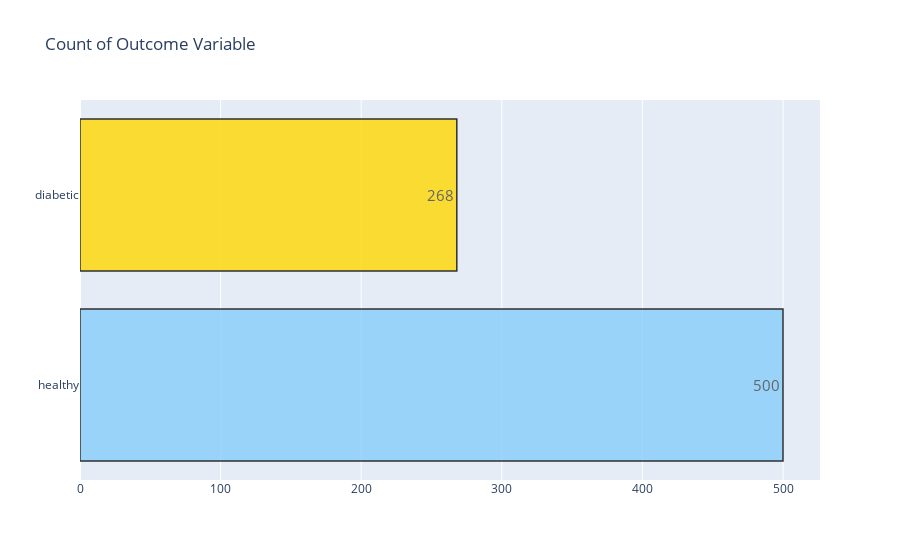
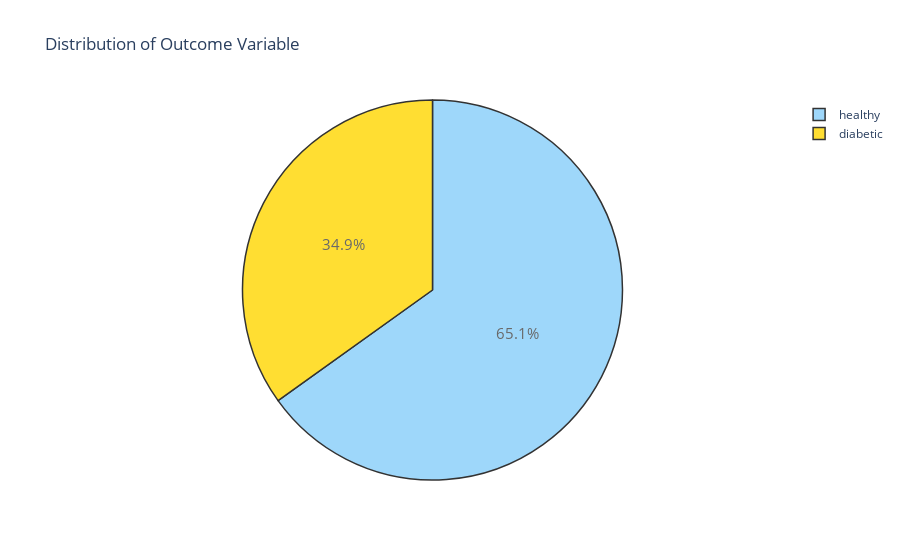

The cell these charts' notebook holds for them, in order:
### Code cell
target_count()
target_percent()

### Figure 1 — Plotly figure (JSON) as saved in the notebook; plotly's stock layout.template omitted (floating-point values rounded to 4 significant figures)
{"data": [{"marker": {"color": ["lightskyblue", "gold"], "line": {"color": "#000000", "width": 1.5}}, "opacity": 0.8, "orientation": "h", "text": ["500", "268"], "textfont": {"size": 15}, "textposition": "auto", "type": "bar", "x": [500, 268], "y": ["healthy", "diabetic"]}], "layout": {"title": {"text": "Count of Outcome Variable"}}}

### Figure 2 — Plotly figure (JSON) as saved in the notebook; plotly's stock layout.template omitted (floating-point values rounded to 4 significant figures)
{"data": [{"labels": ["healthy", "diabetic"], "marker": {"colors": ["lightskyblue", "gold"], "line": {"color": "#000000", "width": 1.5}}, "opacity": 0.8, "textfont": {"size": 15}, "type": "pie", "values": [500, 268]}], "layout": {"title": {"text": "Distribution of Outcome Variable"}}}
